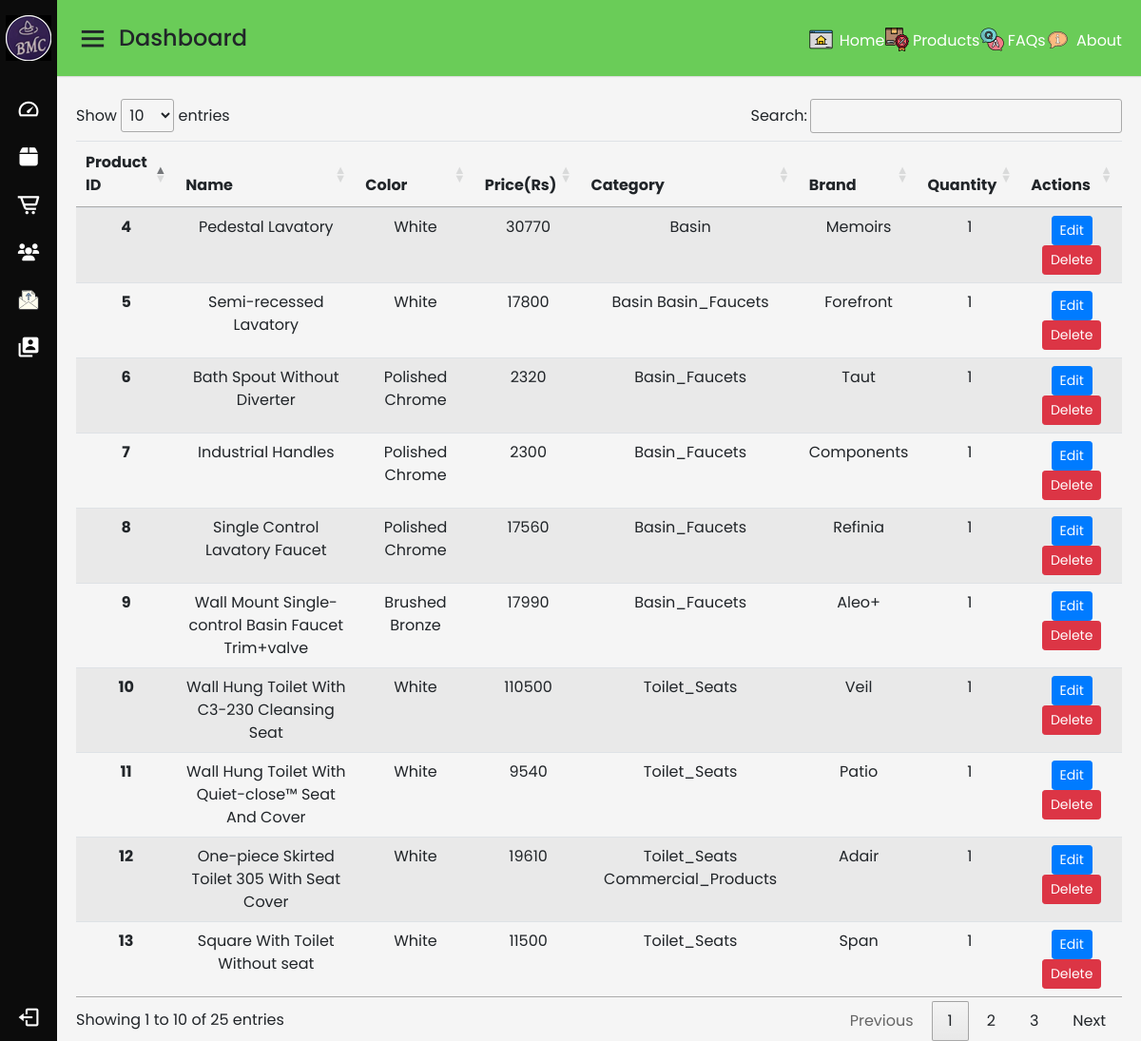
Page /hardwareProduct2.php (signed in) on the committed database.
### tables this page shows
CREATE TABLE `product` (
  `product_id` int(30) NOT NULL,
  `product_name` varchar(255) NOT NULL,
  `supplier_name` varchar(50) NOT NULL,
  `product_price` bigint(20) NOT NULL,
  `product_color` varchar(30) DEFAULT NULL,
  `product_img` varchar(30) NOT NULL,
  `quantity` bigint(50) NOT NULL,
  `category_name` varchar(50) DEFAULT NULL,
  `product_dimension` varchar(100) DEFAULT NULL,
  `product_weight` varchar(100) DEFAULT NULL
);

### hardwareProduct2.php (the view, shortened to what this page needs)
<?php
include 'partials/dbconnect.php';
?>
<!DOCTYPE html>
<html lang="en" dir="ltr">
<head>
    <link rel="stylesheet" href="main.css">
    <link href='https://unpkg.com/boxicons@2.0.7/css/boxicons.min.css' rel='stylesheet'>
    <link rel="stylesheet" href="https://cdnjs.cloudflare.com/ajax/libs/font-awesome/6.0.0-beta2/css/all.min.css">
    <link rel="stylesheet" href="https://stackpath.bootstrapcdn.com/bootstrap/4.1.3/css/bootstrap.min.css"
>
    <link rel="stylesheet" href="//cdn.datatables.net/1.11.5/css/jquery.dataTables.min.css">
    <link rel="stylesheet" href="https://code.jquery.com/ui/1.12.1/themes/base/jquery-ui.css">
    <link rel="stylesheet" href="https://cdn.datatables.net/1.11.5/css/dataTables.jqueryui.min.css">
</head>
<body>
    <?php require 'partials/clientsidebar.php' ?>
    <section class="home-section">
    <?php require 'partials/clientnav.php' ?>
        <div class="home-content">
            <div style="margin-left: 20px; margin-right: 20px;">
                <table id="myTable" class="table table-striped" style="width:100%">
                    <thead style="text-align: center;">
                        <tr>
                            <th>Product ID</th>
                            <th>Name</th>
                            <th>Color</th>
                            <th>Price(Rs)</th>
                            <th>Category</th>
                            <th>Brand</th>
                            <th>Quantity</th>
                            <th>Actions</th>
                        </tr>
                    </thead>
                    <tbody style="text-align: center;">
                        <?php
                        $sql = "SELECT * FROM product";
                        $result = mysqli_query($conn, $sql);
                        while ($row = mysqli_fetch_array($result)) {
                            echo "<tr>
                                    <td style='font-weight: bold;'>" .
                                $row["product_id"] .
                                "</td>
                                    <td>" .
                                $row["product_name"] .
                                "</td>
                                    <td>" .
                                $row["product_color"] .
                                "</td>
                                    <td>" .
                                $row["product_price"] .
                                "</td>
                                    <td>" .
                                $row["category_name"] .
                                "</td>
                                    <td>" .
                                $row["supplier_name"] .
                                "</td>
                                    <td>" .
                                $row["quantity"] .
                                "</td>
                                    <td> <button class='edit btn btn-sm btn-primary' id=" .
                                $row["product_id"] .
                                ">Edit</button> <button class='delete btn btn-sm btn-danger' id=d" .
                                $row["product_id"] .
                                ">Delete</button> </td>
                                    </tr>";
                        }
                        ?>
                    </tbody>
                </table>
            </div>
        </div>
    </section>
</body>
</html>

### main.css (style rules this page uses)
* { margin: 0; padding: 0; box-sizing: border-box; font-family: 'Poppins', sans-serif; }
.home-section { position: relative; background: #f5f5f5; min-height: 100vh; width: calc(100% - 240px); left: 240px; transition: all 0.5s ease; }
.home-section .home-content { position: relative; padding-top: 104px; }
@media (max-width: 1240px) { .home-section { width: calc(100% - 60px); left: 60px; } }

### rows in the picture
product: product_id "4", product_name "Pedestal Lavatory", product_color "White", product_price "30770", category_name "Basin", supplier_name "Memoirs", quantity "1"
product: product_id "5", product_name "Semi-recessed Lavatory", product_color "White", product_price "17800", category_name "Basin Basin_Faucets", supplier_name "Forefront", quantity "1"
product: product_id "6", product_name "Bath Spout Without Diverter", product_color "Polished Chrome", product_price "2320", category_name "Basin_Faucets", supplier_name "Taut", quantity "1"
product: product_id "7", product_name "Industrial Handles", product_color "Polished Chrome", product_price "2300", category_name "Basin_Faucets", supplier_name "Components", quantity "1"
product: product_id "8", product_name "Single Control Lavatory Faucet", product_color "Polished Chrome", product_price "17560", category_name "Basin_Faucets", supplier_name "Refinia", quantity "1"
product: product_id "9", product_name "Wall Mount Single-control Basin Faucet Trim+valve", product_color "Brushed Bronze", product_price "17990", category_name "Basin_Faucets", supplier_name "Aleo+", quantity "1"
product: product_id "10", product_name "Wall Hung Toilet With C3-230 Cleansing Seat", product_color "White", product_price "110500", category_name "Toilet_Seats", supplier_name "Veil", quantity "1"
product: product_id "11", product_name "Wall Hung Toilet With Quiet-close™ Seat And Cover", product_color "White", product_price "9540", category_name "Toilet_Seats", supplier_name "Patio", quantity "1"
product: product_id "12", product_name "One-piece Skirted Toilet 305 With Seat Cover", product_color "White", product_price "19610", category_name "Toilet_Seats Commercial_Products", supplier_name "Adair", quantity "1"
product: product_id "13", product_name "Square With Toilet Without seat", product_color "White", product_price "11500", category_name "Toilet_Seats", supplier_name "Span", quantity "1"
